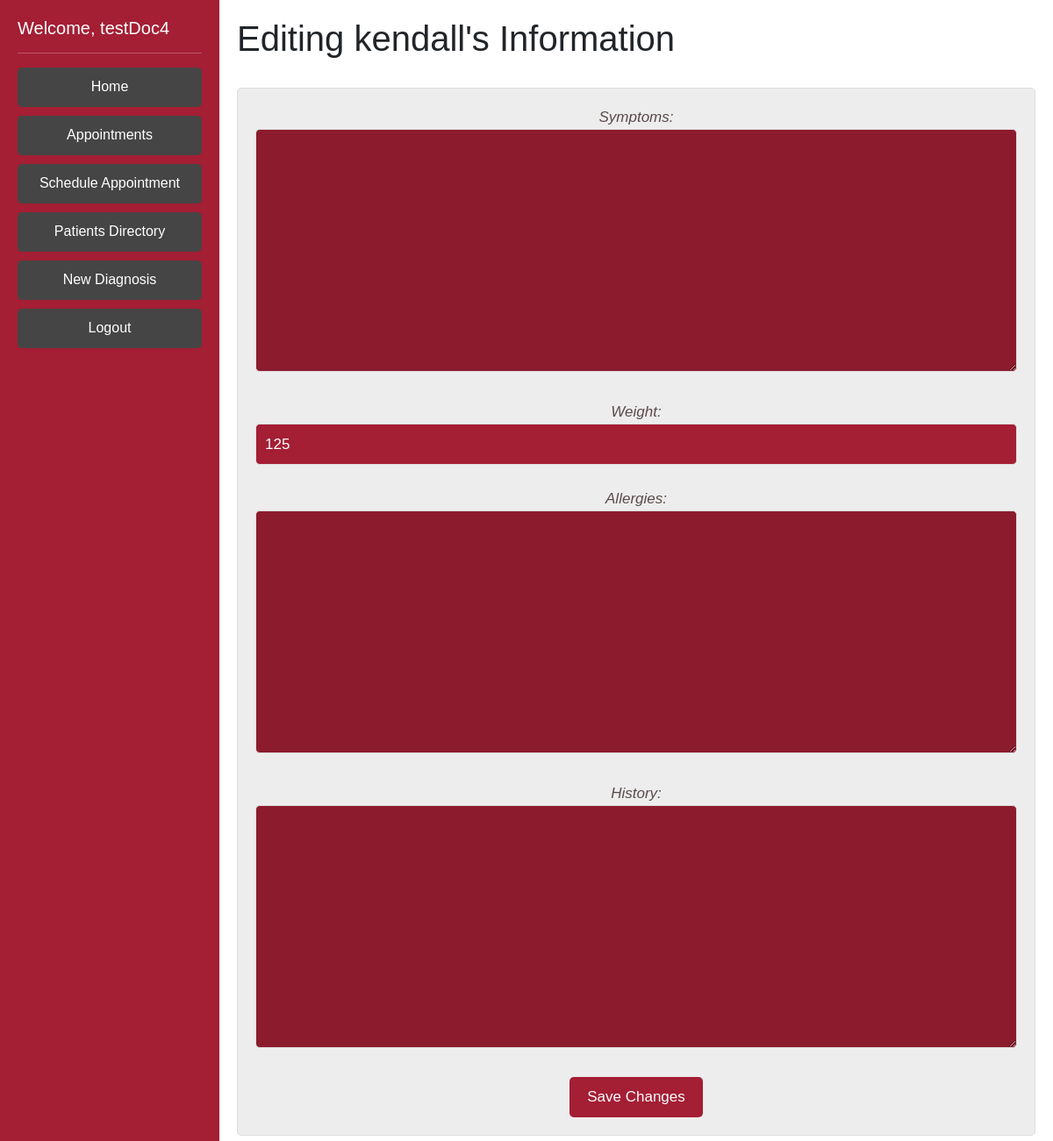
The page /editProfileDoctor/kendall/ (signed in) on the database its author committed.
### DoctorPortal/models.py (models this page shows, shortened)
class Patient(AbstractBaseUser):
    phone = EncryptedIntegerField() # 1 (999)-999-9999 11 long
    ssn = EncryptedCharField(unique=True, max_length=9) #ssn should be unique
    address = EncryptedCharField(max_length=200, default= '')
    username = models.CharField(max_length=100, default = '', unique=True)
    password = EncryptedCharField(max_length=25, default='')
    createdAt = EncryptedDateTimeField(auto_now_add=True) # time the patient was created
    lastUpdated = EncryptedDateTimeField(auto_now=True) # time the patient info was last edited
    fname = models.CharField(max_length=50)
    lname = EncryptedCharField(max_length=50)
    sex = models.CharField(max_length=1) # M or F
    symptoms = EncryptedTextField(default='na') #large body of text
    age = models.PositiveIntegerField(validators=[MaxValueValidator(130), MinValueValidator(0)], default=None) # 0 - 130 yrs old
    weight = models.PositiveIntegerField(validators=[MinValueValidator(1), MaxValueValidator(2000)], default=None) # 1-2000lbs
    allergies = EncryptedTextField(default='na') # known allergies
    history = EncryptedTextField(default='na') # the medical history
    otp_verification_secret = models.CharField(max_length=50, default='')
    is_patient = models.BooleanField('patientStatus', default=True)
    is_doctor = models.BooleanField('doctorStatus', default=False)
    objects = PatientManager()
    USERNAME_FIELD = 'username'
    REQUIRED_FIELDS = []

### DoctorPortal/views.py (the view)
# urls.py: path('editProfileDoctor/<str:patientUsername>/', views.editProfileDoctor, name='editProfileDoctor'),
def editProfileDoctor(request, patientUsername):
    current_user = request.user
    if (current_user.is_doctor == False):
        return HttpResponseRedirect('/login')
    chosenPatient1 = Patient.objects.filter(username=patientUsername)
    chosenPatient = chosenPatient1[0]
    logging.debug(chosenPatient)
    if request.method == 'POST':
        form = EditProfileFormDoctor(user=current_user, data=request.POST, instance=chosenPatient)
        if form.is_valid() is True:
            chosenPatient.symptoms = form.cleaned_data['symptoms']
            chosenPatient.weight = form.cleaned_data['weight']
            chosenPatient.allergies = form.cleaned_data['allergies']
            chosenPatient.history = form.cleaned_data['history']
            chosenPatient.save()
            logging.debug(form.cleaned_data['symptoms'])
            logging.debug(form.cleaned_data['weight'])
            logging.debug(form.cleaned_data['allergies'])
            logging.debug(form.cleaned_data['history'])
            logging.debug("Successfully edited patient")
            logger.info(f"Doctor {current_user} edited patient profile {chosenPatient}  Date/Time: {current_datetime}")
            return redirect('viewPatients')
        else:
            return redirect('doctorHome')
    else:
        form = EditProfileFormDoctor(user=current_user, instance=chosenPatient)
    context = {
        'form':form, 'user': current_user, 'patient': chosenPatient
    }
    return render(request, 'editProfile_doctor.html', context)

### DoctorPortal/forms.py
class EditProfileFormDoctor(forms.ModelForm):
    def __init__(self, user, *args, **kwargs):
        self.user = user
        super(EditProfileFormDoctor, self).__init__(*args, **kwargs)
    class Meta:
        model = Patient
        exclude = ('createdAt', 'lastUpdated', 'staffUser', 'patient', 'updaterUsername', 'age', 'ssn', 'name', 'username', 'password', 'last_login', 'phone', 'address', 'fname', 'lname', 'is_doctor', 'is_patient', 'sex', 'otp_verification_secret',)

### DoctorPortal/templates/editProfile_doctor.html (shortened to what this page needs)
{% extends 'base_doctor.html' %}
{% block content %}
    <h1>Editing {{ patient.username }}'s Information</h1>
    <br>
    <form method="post" class="myformy">
        {{ form.as_p }}
        <button name="submit" type="submit">Save Changes</button>
      </form>
{% endblock content %}

### DoctorPortal/templates/base_doctor.html (shortened to what this page needs)
{% load static %}
<!doctype html>
<html lang="en">
  <head>
		<link href="https://cdn.jsdelivr.net/npm/bootstrap@5.3.0-alpha1/dist/css/bootstrap.min.css" rel="stylesheet">
		<link rel="stylesheet" type="text/css" href="{% static 'styles.css' %}">
	</head>
  <body>
    <div class="sidebar">
      <h5>Welcome, {{ user.get_username }}</h5>
      <hr class="my-3">
			<ul>
				<li><a class="btn btn-danger" style="margin-bottom: 10px;" href="/home">Home</a></li>
				<li><a class="btn btn-danger" style="margin-bottom: 10px;" href="/viewFutureAppointmentsDoctor">Appointments</a></li>
        <li><a class="btn btn-danger" style="margin-bottom: 10px;" href="/scheduleAppointmentDoctor">Schedule Appointment</a></li>
				<li><a class="btn btn-danger" style="margin-bottom: 10px;" href="/viewPatients">Patients Directory</a></li>
				<li><a class="btn btn-danger" style="margin-bottom: 10px;" href="/addDiagnosis">New Diagnosis</a></li>
				<li><a class="btn btn-danger" href="/logoutDoctor">Logout</a></li>
			</ul>
    </div>
    <div class="content">
      {% block content %}{% endblock content %}
    </div>
  </body>
</html>

### DoctorPortal/static/styles.css (style rules this page uses)
body { margin: 0; padding: 0; font-family: Arial, sans-serif; }
.sidebar { position: fixed; top: 0px; left: 0; width: 250px; height: 100%; background-color: #a41e34; color: #fff; padding: 20px; box-sizing: border-box; }
.sidebar ul { margin: 0; padding: 0; list-style: none; }
.sidebar ul li { margin: 0; padding: 0; }
.sidebar ul li a { display: block; color: #fff; padding: 10px; text-decoration: none; border-bottom: 1px solid #8c1c2d; }
.content { margin-left: 250px; padding: 20px; box-sizing: border-box; }
.content h1 { margin-top: 0; }
.btn { background-color:rgb(70, 69, 69)!important; border-color: rgb(70, 69, 69)!important; border: none; display: inline-block; }
.myformy { background-color: #eeeded; padding: 20px; font-size: 17px; font-style: italic; color: rgb(90, 75, 75); border: 1px solid #ddd; border-radius: 5px; text-align: center; }
.myformy input, .myformy select, .myformy textarea { width: 100%; padding: 10px; border: 1px solid #ddd; border-radius: 5px; margin-bottom: 10px; }
a:link, a:visited { background-color: #8c1c2d; color: #fff; padding: 10px 20px; border-radius: 5px; border: none; cursor: pointer; text-decoration: none; }
form input { background-color: #a41e34; color: #fff; padding: 10px 20px; border-radius: 5px; border: none; cursor: pointer; text-decoration: none; }
form button { background-color: #a41e34; color: #fff; padding: 10px 20px; border-radius: 5px; border: none; cursor: pointer; text-decoration: none; }
ul { margin: 0; line-height: 50px; list-style: none; }
textarea { background-color: #8c1c2d; color: white; }

### rows shown on the page
Patient: get_username "testDoc4"
Patient: username "kendall", weight "125"
